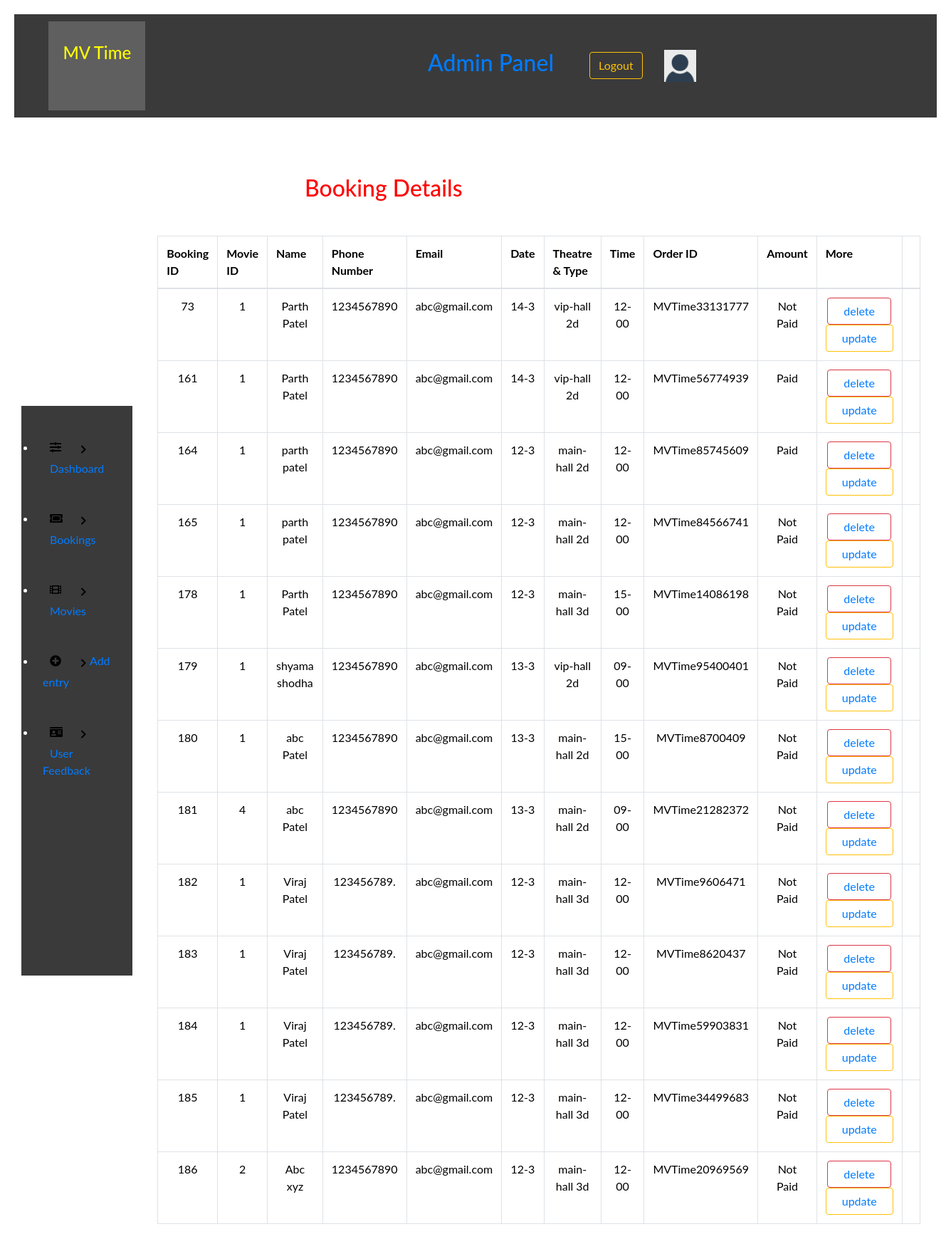
/admin/view.php (signed in), run on the app's committed database.
### tables this page shows
CREATE TABLE `bookingtable` (
  `bookingID` int(11) NOT NULL,
  `movieID` int(11) DEFAULT NULL,
  `bookingTheatre` varchar(100) NOT NULL,
  `bookingType` varchar(100) DEFAULT NULL,
  `bookingDate` varchar(50) NOT NULL,
  `bookingTime` varchar(50) NOT NULL,
  `bookingFName` varchar(100) NOT NULL,
  `bookingLName` varchar(100) DEFAULT NULL,
  `bookingPNumber` varchar(12) NOT NULL,
  `bookingEmail` varchar(255) NOT NULL,
  `amount` varchar(255) NOT NULL,
  `ORDERID` varchar(255) NOT NULL,
  `DATE-TIME` datetime NOT NULL DEFAULT current_timestamp()
);

### admin/view.php (the view, shortened to what this page needs)
<?php
include "config.php";
?>
<!DOCTYPE html>
<html lang="en">
<head>
    <link rel="stylesheet" href="../style/styles.css">
    <link rel="stylesheet" href="https://use.fontawesome.com/releases/v5.7.2/css/all.css">
    <link rel="stylesheet" href="https://cdnjs.cloudflare.com/ajax/libs/twitter-bootstrap/4.5.2/css/bootstrap.css">
    <link rel="stylesheet" href="https://cdn.datatables.net/1.10.22/css/dataTables.bootstrap4.min.css">
    <link rel="stylesheet" href="https://maxcdn.bootstrapcdn.com/bootstrap/4.0.0/css/bootstrap.min.css">
</head>
<body>
    <?php include('header.php'); ?>
    <div class="admin-container">
        <?php include('sidebar.php'); ?>
        <div class="container-lg">
            <div class="table-responsive">
                <div class="table-wrapper">
                    <div class="table-title">
                        <div class="row">
                            <div class="col-sm-8">
                                <h2 style="color:red;">Booking Details</h2>
                            </div>
                        </div>
                    </div>
                    <table class="table table-bordered" id="dataTable" width="100%" cellspacing="0">
                        <tr>
                            <th>Booking ID</th>
                            <th>Movie ID</th>
                            <th>Name</th>
                            <th>Phone Number</th>
                            <th>Email</th>
                            <th>Date</th>
                            <th>Theatre & Type</th>
                            <th>Time</th>
                            <th>Order ID</th>
                            <th>Amount</th>
                            <th>More</th>
                        </tr>
                        <tbody>
                            <?php
                            $con = mysqli_connect($host, $user, $password, $dbname);
                            $select = "SELECT * FROM `bookingtable`";
                            $run = mysqli_query($con, $select);
                            while ($row = mysqli_fetch_array($run)) {
                                $bookingid = $row['bookingID'];
                                $movieID = $row['movieID'];
                                $bookingFName = $row['bookingFName'];
                                $bookingLName = $row['bookingLName'];
                                $mobile = $row['bookingPNumber'];
                                $email = $row['bookingEmail'];
                                $date = $row['bookingDate'];
                                $theatre = $row['bookingTheatre'];
                                $type = $row['bookingType'];
                                $time = $row['bookingTime'];
                                $ORDERID = $row['ORDERID'];
                                $amount = $row['amount'];
                            ?>
                                <tr align="center">
                                <td><?php echo $bookingid; ?></td>
                                    <td><?php echo $movieID; ?></td>
                                    <td><?php echo $bookingFName . ' ' . $bookingLName; ?></td>
                                    <td><?php echo $mobile; ?></td>
                                    <td><?php echo $email; ?></td>
                                    <td><?php echo $date; ?></td>
                                    <td><?php echo $theatre . ' ' . $type; ?></td>
                                    <td><?php echo $time; ?></td>
                                    <td><?php echo $ORDERID; ?></td>
                                    <td><?php echo $amount; ?></td>
                                    <td><button type="submit" type="button" class="btn btn-outline-danger"><?php echo  "<a href='deleteBooking.php?id=" . $row['bookingID'] . "' >delete</a>"; ?></button><button name="update"  type="submit" onclick="" type="button" class="btn btn-outline-warning"><?php echo  "<a href='editBooking.php?id=" . $row['bookingID'] . "'>update</a>"; ?></button></td>
                                    <td></td>
                                </tr>
                            <?php }
                            ?>
                        </tbody>
                    </table>
                </div>
            </div>
        </div>
    </div>
</body>
</html>

### admin/header.php (shortened to what this page needs)
<div class="admin-section-header">
    <div class="admin-logo">
       <h4 style="color:yellow;"> MV Time <h4>
    </div>
    <div class="admin-login-info">
        <div style="padding: 0 20px;">
            <h2><a href="#">Admin Panel</a></h2>
        </div>
        <form method='post' action="">
            <input type="submit" value="Logout" class="btn btn-outline-warning" name="but_logout">
        </form>
        <img class="admin-user-avatar" src="../img/avatar.png" alt="">
    </div>
</div>

### admin/sidebar.php
<div class="admin-section admin-section1">
    <ul>
        <li><i class="fas fa-sliders-h"></i><a href="admin.php">Dashboard </a><i class="fas admin-dropdown fa-chevron-right"></i></li>
        <li><i class="fas fa-ticket-alt"></i><a href="view.php">Bookings</a> <i class="fas admin-dropdown fa-chevron-right"></i></li>
        <li><i class="fas fa-film"></i><a href="addmovie.php">Movies</a> <i class="fas admin-dropdown fa-chevron-right"></i></a></li>
        <li><i class="fas fa-plus-circle"></i><a href="add.php">Add entry</a> <i class="fas admin-dropdown fa-chevron-right"></i></a></li>
        <li><i class="fas fa-id-card"></i><a href="contactus.php">User Feedback</a> <i class="fas admin-dropdown fa-chevron-right"></i></a></li>
        </ul>
</div>

### style/styles.css (style rules this page uses)
* { margin: auto; padding: 10px; box-sizing: border-box; font-family: "Lato", sans-serif; text-decoration: auto; color: black }
.admin-dropdown { float: right; font-style: normal; margin-left: 3px; font-size: 13px; position: absolute; right: 15px; top: 25px; margin: 0; }
.admin-section-header { color: #fff; width: 100%; background-color: #3a3a3a; display: grid; grid-template-columns: 1fr 5fr; }
.admin-user-avatar { width: 65px; }
.admin-login-info { display: flex; align-items: center; justify-content: flex-end; }
.admin-login-info img { margin-left: 10px; }
.admin-logo { padding: 20px 10px; background-color: #5f5f5f; }
.admin-container { display: grid; grid-template-columns: 1fr 5fr; }
.admin-section1 { background-color: #3a3a3a; height: 100vh; }
.admin-section1 ul li { width: 100%; padding: 20px 10px; background-color: #3a3a3a; color: #fff; transition: all 0.3s ease; position: relative; cursor: pointer; }
.admin-section1 ul li i { margin-right: 20px; }

### data on the page
bookingtable: bookingID "73", movieID "1", bookingFName "Parth", bookingLName "Patel", bookingPNumber "1234567890", bookingEmail "abc@gmail.com", bookingDate "14-3", bookingTheatre "vip-hall", bookingType "2d", bookingTime "12-00", ORDERID "MVTime33131777", amount "Not Paid"
bookingtable: bookingID "161", movieID "1", bookingFName "Parth", bookingLName "Patel", bookingPNumber "1234567890", bookingEmail "abc@gmail.com", bookingDate "14-3", bookingTheatre "vip-hall", bookingType "2d", bookingTime "12-00", ORDERID "MVTime56774939", amount "Paid"
bookingtable: bookingID "164", movieID "1", bookingFName "parth", bookingLName "patel", bookingPNumber "1234567890", bookingEmail "abc@gmail.com", bookingDate "12-3", bookingTheatre "main-hall", bookingType "2d", bookingTime "12-00", ORDERID "MVTime85745609", amount "Paid"
bookingtable: bookingID "165", movieID "1", bookingFName "parth", bookingLName "patel", bookingPNumber "1234567890", bookingEmail "abc@gmail.com", bookingDate "12-3", bookingTheatre "main-hall", bookingType "2d", bookingTime "12-00", ORDERID "MVTime84566741", amount "Not Paid"
bookingtable: bookingID "178", movieID "1", bookingFName "Parth", bookingLName "Patel", bookingPNumber "1234567890", bookingEmail "abc@gmail.com", bookingDate "12-3", bookingTheatre "main-hall", bookingType "3d", bookingTime "15-00", ORDERID "MVTime14086198", amount "Not Paid"
bookingtable: bookingID "179", movieID "1", bookingFName "shyama", bookingLName "shodha", bookingPNumber "1234567890", bookingEmail "abc@gmail.com", bookingDate "13-3", bookingTheatre "vip-hall", bookingType "2d", bookingTime "09-00", ORDERID "MVTime95400401", amount "Not Paid"
bookingtable: bookingID "180", movieID "1", bookingFName "abc", bookingLName "Patel", bookingPNumber "1234567890", bookingEmail "abc@gmail.com", bookingDate "13-3", bookingTheatre "main-hall", bookingType "2d", bookingTime "15-00", ORDERID "MVTime8700409", amount "Not Paid"
bookingtable: bookingID "181", movieID "4", bookingFName "abc", bookingLName "Patel", bookingPNumber "1234567890", bookingEmail "abc@gmail.com", bookingDate "13-3", bookingTheatre "main-hall", bookingType "2d", bookingTime "09-00", ORDERID "MVTime21282372", amount "Not Paid"
bookingtable: bookingID "182", movieID "1", bookingFName "Viraj", bookingLName "Patel", bookingPNumber "123456789.", bookingEmail "abc@gmail.com", bookingDate "12-3", bookingTheatre "main-hall", bookingType "3d", bookingTime "12-00", ORDERID "MVTime9606471", amount "Not Paid"
bookingtable: bookingID "183", movieID "1", bookingFName "Viraj", bookingLName "Patel", bookingPNumber "123456789.", bookingEmail "abc@gmail.com", bookingDate "12-3", bookingTheatre "main-hall", bookingType "3d", bookingTime "12-00", ORDERID "MVTime8620437", amount "Not Paid"
bookingtable: bookingID "184", movieID "1", bookingFName "Viraj", bookingLName "Patel", bookingPNumber "123456789.", bookingEmail "abc@gmail.com", bookingDate "12-3", bookingTheatre "main-hall", bookingType "3d", bookingTime "12-00", ORDERID "MVTime59903831", amount "Not Paid"
bookingtable: bookingID "185", movieID "1", bookingFName "Viraj", bookingLName "Patel", bookingPNumber "123456789.", bookingEmail "abc@gmail.com", bookingDate "12-3", bookingTheatre "main-hall", bookingType "3d", bookingTime "12-00", ORDERID "MVTime34499683", amount "Not Paid"
bookingtable: bookingID "186", movieID "2", bookingFName "Abc", bookingLName "xyz", bookingPNumber "1234567890", bookingEmail "abc@gmail.com", bookingDate "12-3", bookingTheatre "main-hall", bookingType "3d", bookingTime "12-00", ORDERID "MVTime20969569", amount "Not Paid"
